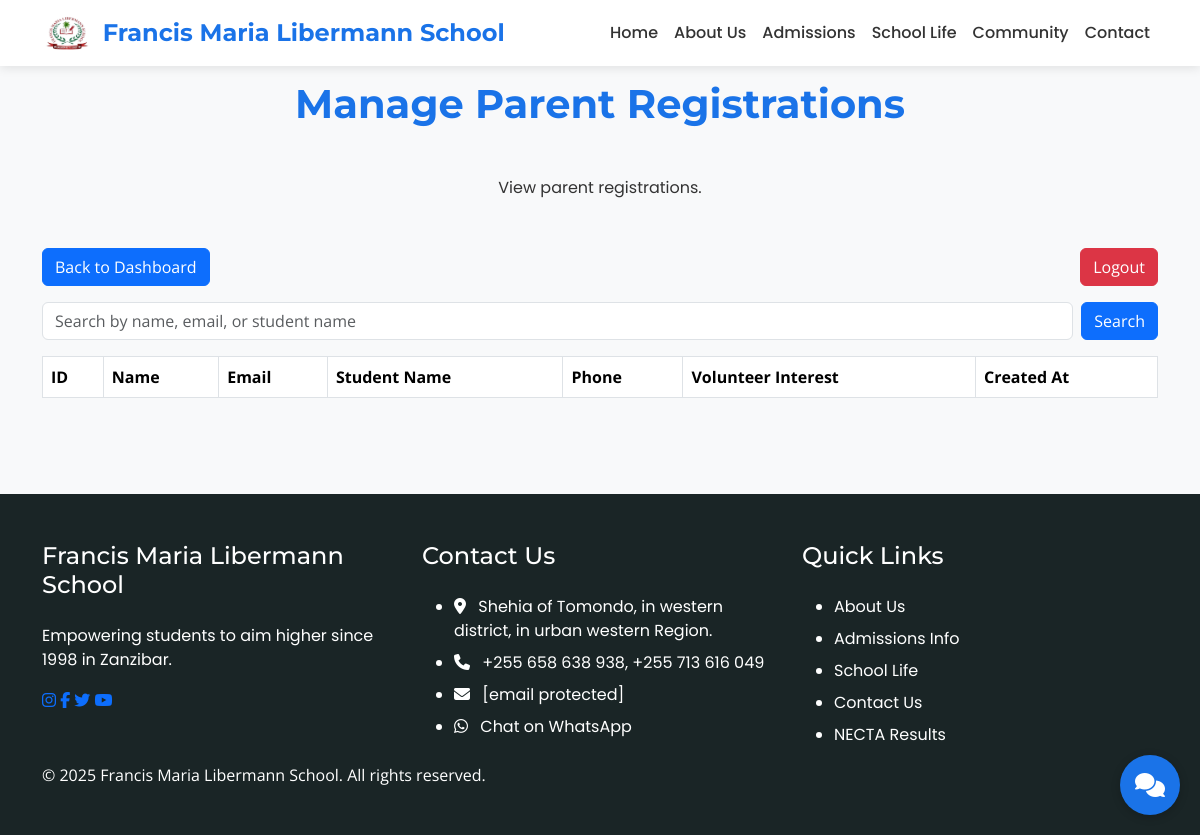
Before: /admin/parents (signed in) with the older database file.
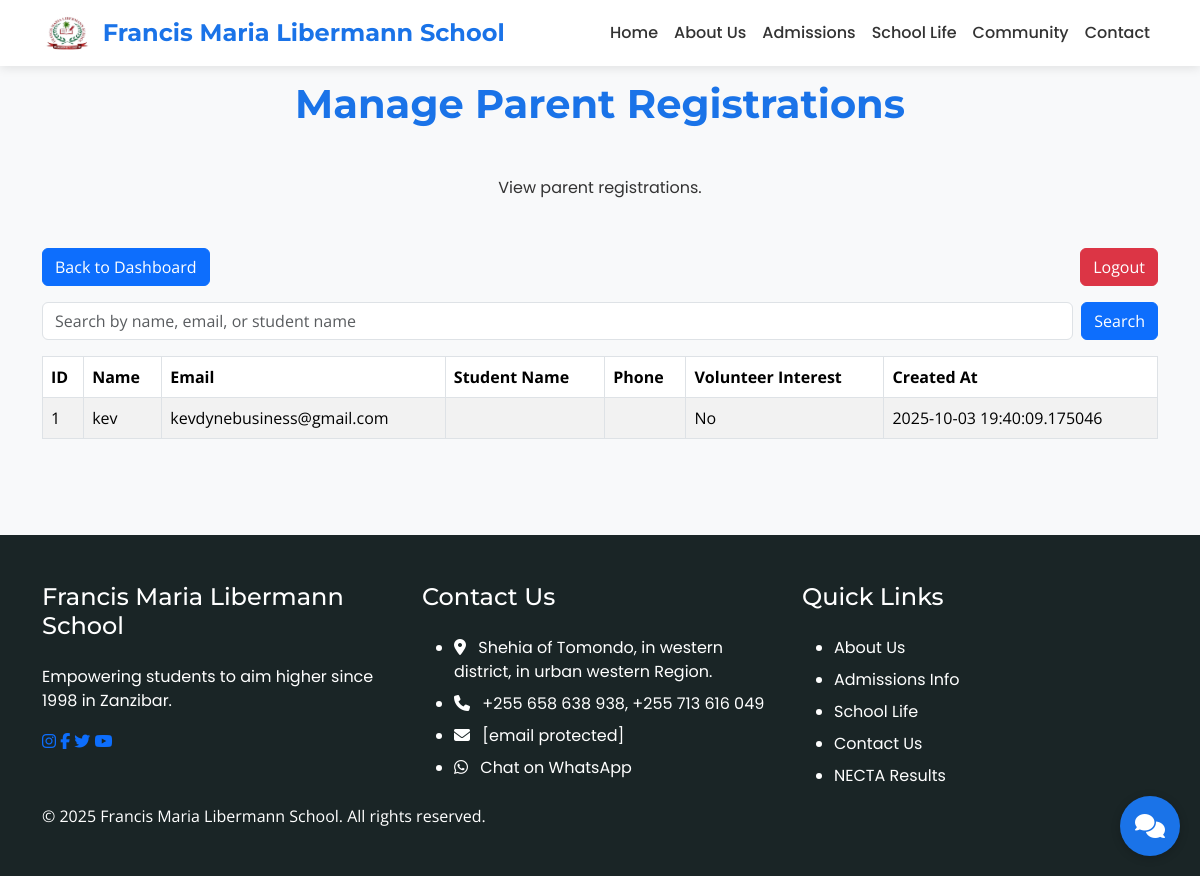
After: the same page with the newer database file.
### app/models.py (models this page shows, shortened)
class Parent(db.Model):
    id = db.Column(db.Integer, primary_key=True)
    name = db.Column(db.String(100), nullable=False)
    email = db.Column(db.String(120), nullable=False)
    student_name = db.Column(db.String(100))
    phone = db.Column(db.String(15))
    volunteer_interest = db.Column(db.Boolean, default=False)
    created_at = db.Column(db.DateTime, default=datetime.utcnow)

### app/routes.py (the view, shortened to what this page needs)
@main.route('/admin/parents', methods=['GET', 'POST'])
@login_required
def admin_parents():
    search_query = request.form.get('search', '') if request.method == 'POST' else ''
    if search_query:
        parents = Parent.query.filter(
            (Parent.name.ilike(f'%{search_query}%')) |
            (Parent.email.ilike(f'%{search_query}%')) |
            (Parent.student_name.ilike(f'%{search_query}%'))
        ).all()
    else:
        parents = Parent.query.all()
    return render_template('admin_parents.html', parents=parents, search_query=search_query)

### app/templates/admin_parents.html
{% extends "base.html" %}
{% block content %}
<section class="section bg-light">
    <div class="container">
        <h2 class="section-title">Manage Parent Registrations</h2>
        <p class="text-center mb-5">View parent registrations.</p>
        <div class="row mb-3">
            <div class="col-md-12">
                <a href="{{ url_for('main.admin_dashboard') }}" class="btn btn-primary">Back to Dashboard</a>
                <a href="{{ url_for('main.admin_logout') }}" class="btn btn-danger float-end">Logout</a>
            </div>
        </div>
        <div class="row mb-3">
            <div class="col-md-12">
                <form method="POST" class="d-flex">
                    <input type="text" name="search" class="form-control me-2" placeholder="Search by name, email, or student name" value="{{ search_query }}">
                    <button type="submit" class="btn btn-primary">Search</button>
                </form>
            </div>
        </div>
        <div class="row">
            <div class="col-md-12">
                <table class="table table-bordered table-striped">
                    <thead>
                        <tr>
                            <th>ID</th>
                            <th>Name</th>
                            <th>Email</th>
                            <th>Student Name</th>
                            <th>Phone</th>
                            <th>Volunteer Interest</th>
                            <th>Created At</th>
                        </tr>
                    </thead>
                    <tbody>
                        {% for parent in parents %}
                        <tr>
                            <td>{{ parent.id }}</td>
                            <td>{{ parent.name }}</td>
                            <td>{{ parent.email }}</td>
                            <td>{{ parent.student_name }}</td>
                            <td>{{ parent.phone }}</td>
                            <td>{{ 'Yes' if parent.volunteer_interest else 'No' }}</td>
                            <td>{{ parent.created_at }}</td>
                        </tr>
                        {% endfor %}
                    </tbody>
                </table>
            </div>
        </div>
    </div>
</section>
{% endblock %}

Changed rows visible on the page:
added Parent: id "1", name "kev", email "kevdynebusiness@gmail.com", volunteer_interest "No", created_at "2025-10-03 19:40:09.175046"
